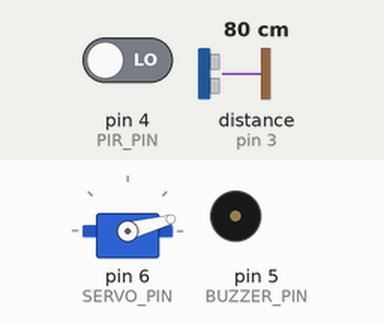
The sketch below on a simulated Arduino Uno, built with avr-gcc and run on an emulated ATmega328P. On the bench: servo, buzzer (waves = sounding). Wiring (inferred from the names in the program): ultrasonic range finder: trigger pin 2; echo pin 3. The inputs (shaded band) are chosen by the test bench; at power-on: distance to the obstacle (sensor on pin 3) 80 cm, pin 4 (PIR_PIN) LOW. The echo pulse lasts 58.3 µs per cm; what the sketch prints to the serial monitor is not drawn.

Above: at 0.01 s.
1.3 s: distance to the obstacle (sensor on pin 3) set to 2 cm
At 1.9 s:
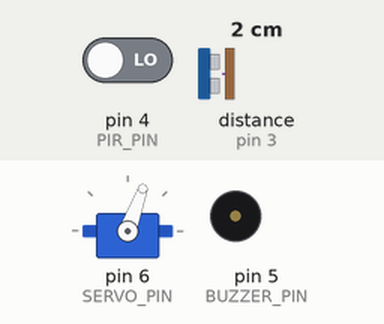
4.3 s: pin 4 (PIR_PIN) driven HIGH
At 4.9 s:
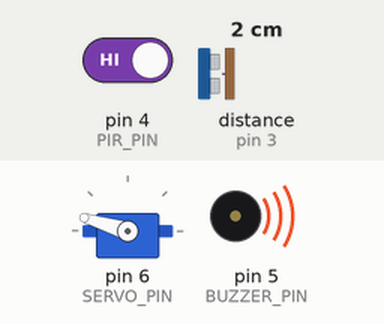
7.3 s: pin 4 (PIR_PIN) driven LOW
At 8.4 s:
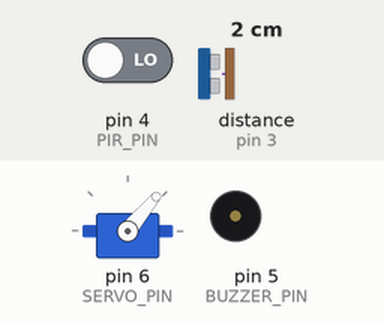
10.3 s: distance to the obstacle (sensor on pin 3) set to 250 cm
13.3 s: distance to the obstacle (sensor on pin 3) set to 9 cm
16.3 s: pin 4 (PIR_PIN) driven HIGH
At 17.2 s:
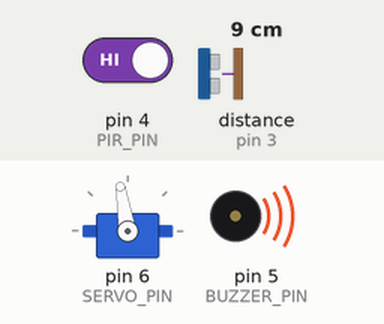
Timing chart, 0 to 20.3 s (numbered marks = the images above; inputs shaded):
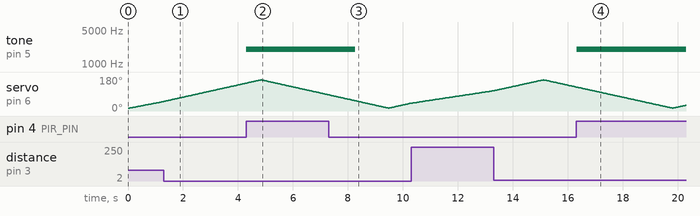

The sketch:

sensors.ino
```cpp
#include <Servo.h>

// Define pin numbers
#define TRIG_PIN 2
#define ECHO_PIN 3
#define PIR_PIN 4
#define BUZZER_PIN 5
#define SERVO_PIN 6

// Define servo parameters
#define SERVO_MIN_ANGLE 15
#define SERVO_MAX_ANGLE 165
#define SERVO_DELAY_MS 30

// Define radar parameters
#define RADAR_SWEEP_DELAY_MS 20
#define RADAR_PULSE_DURATION_US 10

// Define PIR parameters
#define PIR_DELAY_MS 200

// Initialize servo and sensors
Servo servo;
long duration, distance;
int pir_state = LOW;

void setup() {
  // Initialize serial communication for debugging
  Serial.begin(9600);

  // Initialize sensors
  pinMode(TRIG_PIN, OUTPUT);
  pinMode(ECHO_PIN, INPUT);
  pinMode(PIR_PIN, INPUT);
  pinMode(BUZZER_PIN, OUTPUT);
  servo.attach(SERVO_PIN);

  // Move servo to starting position
  servo.write(SERVO_MIN_ANGLE);
  delay(SERVO_DELAY_MS);
}

void loop() {
  // Sweep servo back and forth
  for (int angle = SERVO_MIN_ANGLE; angle < SERVO_MAX_ANGLE; angle++) {
    // Move servo to current angle
    servo.write(angle);
    delay(SERVO_DELAY_MS);

    // Get distance from ultrasonic sensor
    distance = getDistance();

    // Check if human is detected by PIR sensor
    pir_state = digitalRead(PIR_PIN);

    if (pir_state == HIGH) {
      // Play sound through buzzer if human is detected
      tone(BUZZER_PIN, 2000, 1000);
    }

    // Print debug information
    Serial.print(angle);
    Serial.print(",");
    Serial.print(distance);
    Serial.print(".");
  }

  for (int angle = SERVO_MAX_ANGLE; angle > SERVO_MIN_ANGLE; angle--) {
    // Move servo to current angle
    servo.write(angle);
    delay(SERVO_DELAY_MS);

    // Get distance from ultrasonic sensor
    distance = getDistance();

    // Check if human is detected by PIR sensor
    pir_state = digitalRead(PIR_PIN);

    if (pir_state == HIGH) {
      // Play sound through buzzer if human is detected
      tone(BUZZER_PIN, 2000, 1000);
    }

    // Print debug information
    Serial.print(angle);
    Serial.print(",");
    Serial.print(distance);
    Serial.print(".");
  }
}

int getDistance() {
  // Send ultrasonic pulse
  digitalWrite(TRIG_PIN, LOW);
  delayMicroseconds(2);
  digitalWrite(TRIG_PIN, HIGH);
  delayMicroseconds(RADAR_PULSE_DURATION_US);
  digitalWrite(TRIG_PIN, LOW);

  // Measure pulse duration
  duration = pulseIn(ECHO_PIN, HIGH);

  // Calculate distance
  distance = duration*0.034/2;

  // Return distance in centimeters
  return distance;
}
```

Measured:
- after the input at 4.3 s, tone on pin 5 (BUZZER_PIN): silent → 2000 Hz at once
- after the input at 7.3 s, tone on pin 5 (BUZZER_PIN): 2000 Hz → silent after 0.97 s
- after the input at 16.3 s, tone on pin 5 (BUZZER_PIN): silent → 2000 Hz at once
